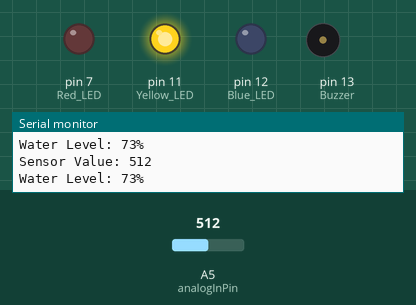
This sketch was run on a simulated Arduino Uno, built with avr-gcc and run on an emulated ATmega328P. On the bench: output pins drawn as LEDs (lit = HIGH), buzzer (waves = sounding), the last lines printed to the serial monitor. The inputs (shaded band) are chosen by the test bench; at power-on: A5 (analogInPin) = 512.

Above: at 1.3 s.
1.4 s: A5 (analogInPin) set to 366
4.4 s: A5 (analogInPin) set to 338
At 5.4 s:
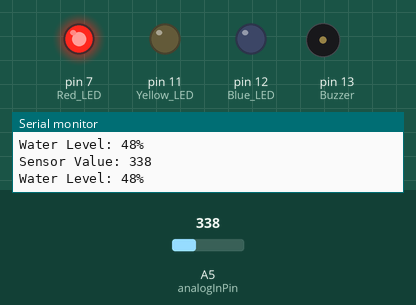
6.0 s: A5 (analogInPin) set to 716
At 6.2 s:
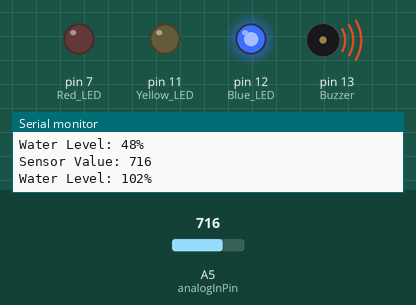
9.0 s: A5 (analogInPin) set to 690
At 9.31 s:
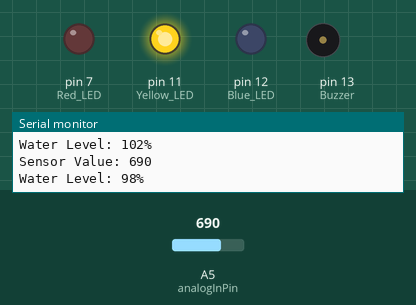
12.0 s: A5 (analogInPin) set to 122
At 12.8 s:
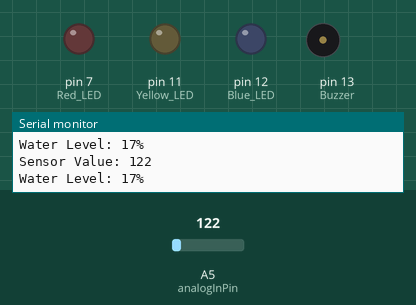
13.5 s: A5 (analogInPin) set to 158
15.0 s: A5 (analogInPin) set to 192
At 16.4 s:
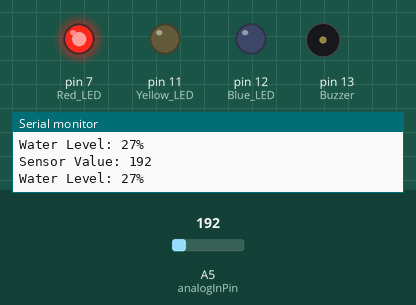
Timing chart, 0 to 17.5 s (numbered marks = the images above; inputs shaded):
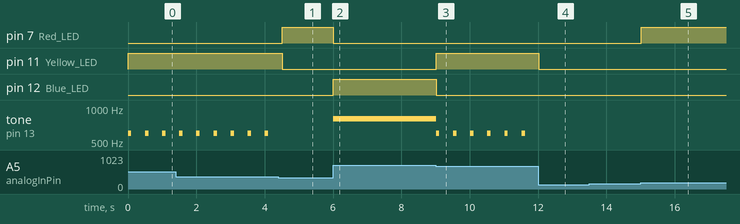

The sketch:

water_level_indicator.ino
```cpp
// Water Level Monitoring System
// Arduino Uno

const int analogInPin = A5;   // Water level sensor connected to A5

int sensorValue = 0;


// Setup function runs once
void setup() {

  // Declare LED and buzzer pins as outputs
  pinMode(7, OUTPUT);    // Red LED
  pinMode(11, OUTPUT);   // Yellow LED
  pinMode(12, OUTPUT);   // Blue LED
  pinMode(13, OUTPUT);   // Buzzer

  Serial.begin(9600);
}


// Function to control LEDs
void setLEDs(bool red, bool yellow, bool blue) {

  digitalWrite(7, red ? HIGH : LOW);
  digitalWrite(11, yellow ? HIGH : LOW);
  digitalWrite(12, blue ? HIGH : LOW);

}


// Function to control buzzer
void beepBuzzer(int frequency, int duration) {

  tone(13, frequency, duration);

}


// Main program loop
void loop() {

  // Read water level sensor
  sensorValue = analogRead(analogInPin);


  // Display sensor value on Serial Monitor
  Serial.print("Sensor Value: ");
  Serial.println(sensorValue);


  // Convert sensor reading to percentage
  int sensorPercentage = map(sensorValue, 0, 700, 0, 100);


  // Display percentage
  Serial.print("Water Level: ");
  Serial.print(sensorPercentage);
  Serial.println("%");


  // Water level below 25%
  if (sensorPercentage < 25) {

    setLEDs(false, false, false);
    noTone(13);

    delay(500);

  }


  // Water level between 25% and 49%
  else if (sensorPercentage >= 25 && sensorPercentage <= 49) {

    setLEDs(true, false, false);
    noTone(13);

    delay(500);

  }


  // Water level between 50% and 99%
  else if (sensorPercentage >= 50 && sensorPercentage <= 99) {

    setLEDs(false, true, false);

    beepBuzzer(600, 100);

    delay(500);

  }


  // Water level 100% or above
  else if (sensorPercentage >= 100) {

    setLEDs(false, false, true);

    beepBuzzer(800, 100);

    delay(100);


    // Continue beeping until water level reduces
    while (sensorPercentage >= 100) {

      beepBuzzer(800, 100);

      delay(100);


      // Read sensor again
      sensorValue = analogRead(analogInPin);


      // Update percentage
      sensorPercentage = map(sensorValue, 0, 700, 0, 100);

    }

  }

}
```

Measured:
- the behaviour switches between 350 and 349 on A5 (analogInPin) (found by bisection; images 0 and 1)
- the behaviour switches between 700 and 699 on A5 (analogInPin) (found by bisection; images 2 and 3)
- the behaviour switches between 174 and 175 on A5 (analogInPin) (found by bisection; images 4 and 5)
- after the input at 4.4 s, pin 7 (Red_LED): LOW → HIGH after 0.11 s; pin 11 (Yellow_LED): HIGH → LOW after 0.11 s; tone on pin 13 (Buzzer): stops changing and stays silent
- after the input at 6.0 s, pin 7 (Red_LED): HIGH → LOW at once; pin 12 (Blue_LED): LOW → HIGH at once; tone on pin 13 (Buzzer): silent → 800 Hz at once
- after the input at 9.0 s, pin 11 (Yellow_LED): LOW → HIGH at once; pin 12 (Blue_LED): HIGH → LOW at once; tone on pin 13 (Buzzer): alternates 600 Hz for 0.10 s and silent for 0.40 s, starting at once
- after the input at 12.0 s, pin 11 (Yellow_LED): HIGH → LOW at once; tone on pin 13 (Buzzer): stops changing and stays silent
- after the input at 15.0 s, pin 7 (Red_LED): LOW → HIGH at once
